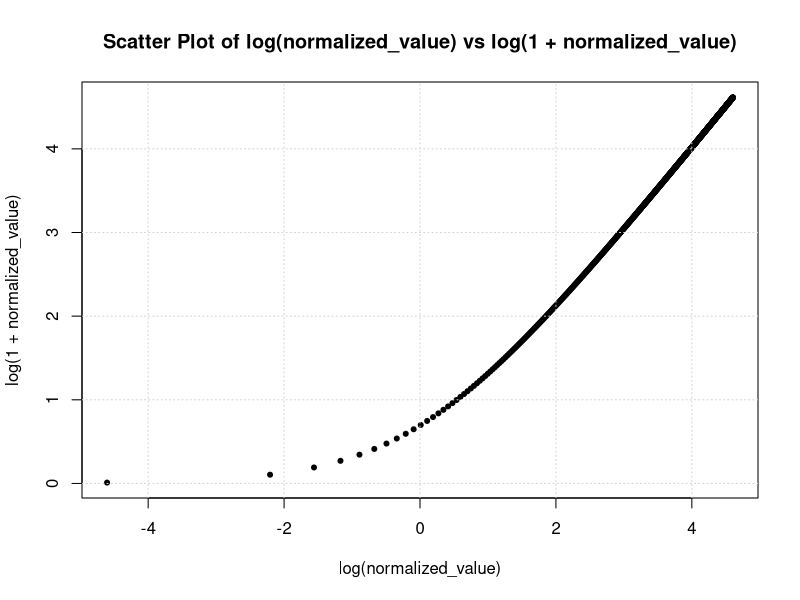
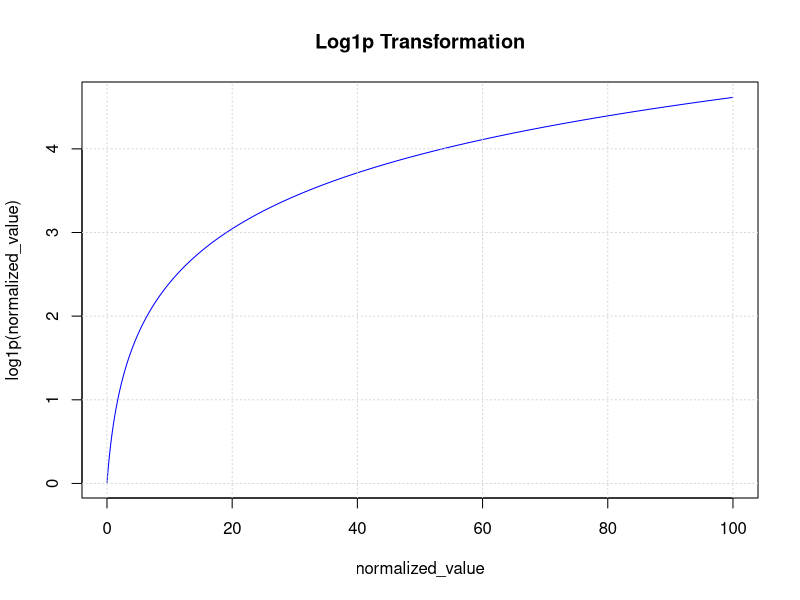
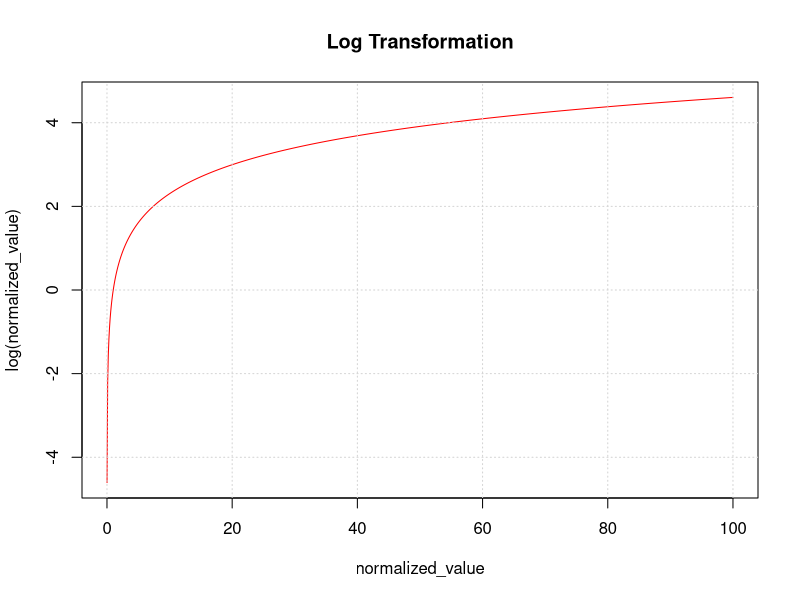
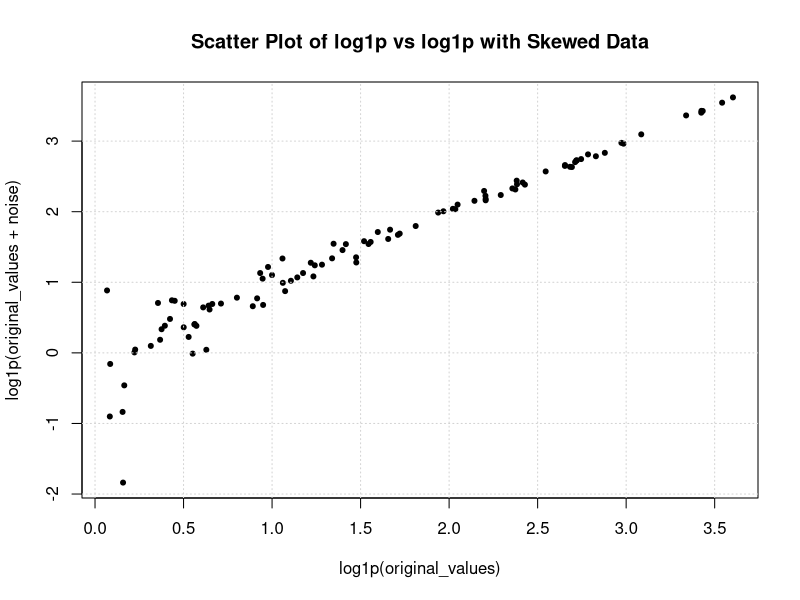

R code for these plots, in order:
# Generate normalized values between 0 and 1
normalized_values <- seq(0.01, 100, length.out = 1000)  # starting from 0.01 to avoid log(0)

# Calculate log(1 + normalized_value) and log(normalized_value)
log1p_normalized_values <- log1p(normalized_values)
log_normalized_values <- log(normalized_values)

# Create scatter plot
plot(log_normalized_values, log1p_normalized_values,
		 xlab = "log(normalized_value)",
		 ylab = "log(1 + normalized_value)",
		 main = "Scatter Plot of log(normalized_value) vs log(1 + normalized_value)",
		 col = "black",
		 pch = 20)
grid()

# Visualize transformations
par(mfrow = c(2, 1))
par(mfrow = c(1, 1))
plot(normalized_values, log1p_normalized_values, type = 'l',
		 col = 'blue', ylab = 'log1p(normalized_value)', xlab = 'normalized_value',
		 main = 'Log1p Transformation')
grid()

plot(normalized_values, log_normalized_values, type = 'l',
		 col = 'red', ylab = 'log(normalized_value)', xlab = 'normalized_value',
		 main = 'Log Transformation')
grid()


# Simulate skewed data
set.seed(42)
original_values <- c(rlnorm(50, meanlog=0, sdlog=1), rlnorm(50, meanlog=2, sdlog=1))

# Apply log1p transformation
log1p_x_values <- log1p(original_values)
log1p_y_values <- log1p(original_values + rnorm(100, mean=0, sd=0.5))  # adding some noise for realism

# Create scatter plot
plot(log1p_x_values, log1p_y_values,
		 xlab = "log1p(original_values)",
		 ylab = "log1p(original_values + noise)",
		 main = "Scatter Plot of log1p vs log1p with Skewed Data",
		 col = "black",
		 pch = 20)
grid()
